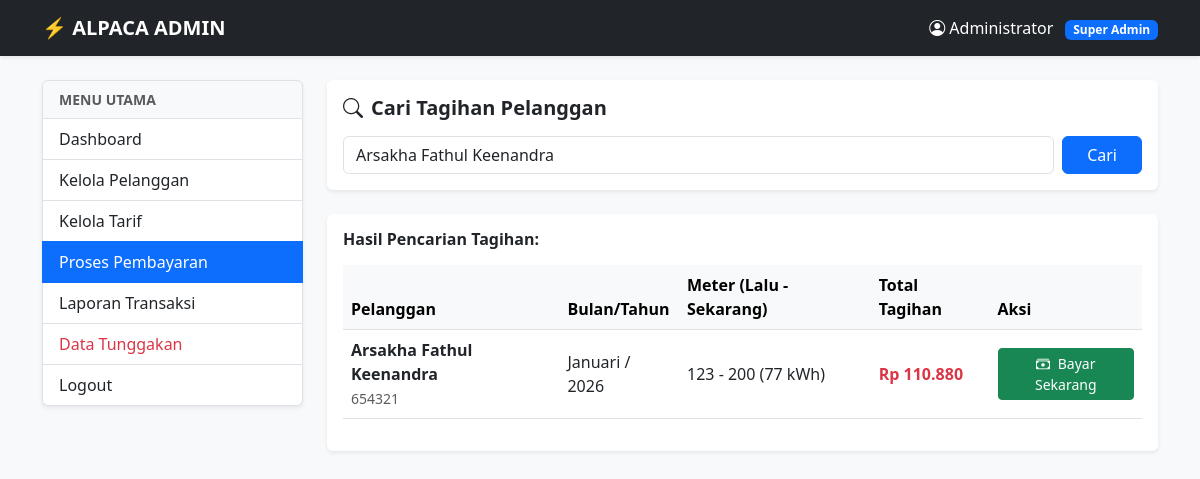
Page /admin/bayar.php?keyword=Arsakha Fathul Keenandra (signed in) on the committed database.
### tables this page shows
CREATE TABLE `tagihan` (
  `id_tagihan` int(11) NOT NULL,
  `id_penggunaan` int(11) DEFAULT NULL,
  `id_pelanggan` int(11) DEFAULT NULL,
  `bulan` varchar(20) DEFAULT NULL,
  `tahun` varchar(4) DEFAULT NULL,
  `jumlah_meter` int(11) DEFAULT NULL,
  `status` varchar(20) DEFAULT NULL
);

CREATE TABLE `pelanggan` (
  `id_pelanggan` int(11) NOT NULL,
  `username` varchar(50) DEFAULT NULL,
  `password` varchar(255) DEFAULT NULL,
  `nomor_kwh` varchar(20) DEFAULT NULL,
  `nama_pelanggan` varchar(50) DEFAULT NULL,
  `alamat` text DEFAULT NULL,
  `id_tarif` int(11) DEFAULT NULL
);

CREATE TABLE `penggunaan` (
  `id_penggunaan` int(11) NOT NULL,
  `id_pelanggan` int(11) DEFAULT NULL,
  `bulan` varchar(20) DEFAULT NULL,
  `tahun` varchar(4) DEFAULT NULL,
  `meter_awal` int(11) DEFAULT NULL,
  `meter_akhir` int(11) DEFAULT NULL
);

CREATE TABLE `tarif` (
  `id_tarif` int(11) NOT NULL,
  `daya` int(11) DEFAULT NULL,
  `tarifperkwh` float DEFAULT NULL
);

### admin/bayar.php (the view, shortened to what this page needs)
<?php
include '../config.php';
$nama_admin = $_SESSION['nama_admin'];
$id_level = $_SESSION['id_level'];
?>
<!DOCTYPE html>
<html lang="id">
<head>
    <link href="https://cdn.jsdelivr.net/npm/bootstrap@5.3.0/dist/css/bootstrap.min.css" rel="stylesheet">
    <link rel="stylesheet" href="https://cdn.jsdelivr.net/npm/bootstrap-icons@1.11.1/font/bootstrap-icons.css">
</head>
<body class="bg-light">
    <nav class="navbar navbar-dark bg-dark mb-4 shadow-sm">
        <div class="container">
            <a class="navbar-brand fw-bold" href="index.php">⚡ ALPACA ADMIN</a>
            <span class="navbar-text text-white">
                <i class="bi bi-person-circle"></i> <?= $nama_admin ?>
                <span class="badge bg-primary ms-2"><?= ($id_level == 1) ? 'Super Admin' : 'Mitra' ?></span>
            </span>
        </div>
    </nav>
    <div class="container">
        <div class="row">
            <div class="col-md-3 mb-4">
                <div class="list-group shadow-sm">
                    <div class="list-group-item bg-light fw-bold text-muted small text-uppercase">Menu Utama</div>
                    <a href="index.php" class="list-group-item list-group-item-action">Dashboard</a>
                    <?php if($id_level == 1): ?>
                    <a href="pelanggan.php" class="list-group-item list-group-item-action">Kelola Pelanggan</a>
                    <a href="tarif.php" class="list-group-item list-group-item-action">Kelola Tarif</a>
                    <?php endif; ?>
                    <?php if($_SESSION['id_level'] != 3): ?>
                    <a href="bayar.php" class="list-group-item list-group-item-action active">Proses Pembayaran</a>
                    <?php endif; ?>
                    <?php if($id_level == 1): ?>
                        <a href="laporan.php" class="list-group-item list-group-item-action">Laporan Transaksi</a>
                        <a href="tunggakan.php" class="list-group-item list-group-item-action text-danger">Data Tunggakan</a>
                    <?php endif; ?>
                    <a href="../logout.php" class="list-group-item list-group-item-action" onclick="return confirm('Yakin ingin keluar?')">Logout</a>
                </div>
            </div>
            <div class="col-md-9">
                <div class="card shadow-sm border-0 mb-4">
                    <div class="card-body">
                        <h5 class="fw-bold"><i class="bi bi-search me-2"></i>Cari Tagihan Pelanggan</h5>
                        <form method="GET" class="d-flex gap-2 mt-3">
                            <input type="text" name="keyword" class="form-control" placeholder="Masukkan No. KWh atau Nama Pelanggan..." value="<?= @$_GET['keyword'] ?>" required>
                            <button type="submit" class="btn btn-primary px-4">Cari</button>
                        </form>
                    </div>
                </div>
                <?php if(isset($_GET['keyword'])): ?>
                <div class="card shadow-sm border-0">
                    <div class="card-body">
                        <h6 class="fw-bold mb-3">Hasil Pencarian Tagihan:</h6>
                        <div class="table-responsive">
                            <table class="table table-hover align-middle">
                                <thead class="table-light">
                                    <tr>
                                        <th>Pelanggan</th>
                                        <th>Bulan/Tahun</th>
                                        <th>Meter (Lalu - Sekarang)</th>
                                        <th>Total Tagihan</th>
                                        <th>Aksi</th>
                                    </tr>
                                </thead>
                                <tbody>
                                    <?php
                                    $k = $_GET['keyword'];
                                    $q = mysqli_query($koneksi, "SELECT t.*, p.nama_pelanggan, p.nomor_kwh, u.meter_awal, u.meter_akhir, tr.tarifperkwh
                                                                FROM tagihan t
                                                                JOIN pelanggan p ON t.id_pelanggan = p.id_pelanggan
                                                                JOIN penggunaan u ON t.id_penggunaan = u.id_penggunaan
                                                                JOIN tarif tr ON p.id_tarif = tr.id_tarif
                                                                WHERE (p.nama_pelanggan LIKE '%$k%' OR p.nomor_kwh LIKE '%$k%')
                                                                AND t.status = 'Belum Bayar'");
                                    if(mysqli_num_rows($q) > 0){
                                        while($r = mysqli_fetch_assoc($q)){
                                            $jumlah_bayar = $r['jumlah_meter'] * $r['tarifperkwh'];
                                            ?>
                                            <tr>
                                                <td>
                                                    <strong><?= $r['nama_pelanggan'] ?></strong><br>
                                                    <small class="text-muted"><?= $r['nomor_kwh'] ?></small>
                                                </td>
                                                <td><?= $r['bulan'] ?> / <?= $r['tahun'] ?></td>
                                                <td><?= $r['meter_awal'] ?> - <?= $r['meter_akhir'] ?> (<?= $r['jumlah_meter'] ?> kWh)</td>
                                                <td class="text-danger fw-bold">Rp <?= number_format($jumlah_bayar, 0, ',', '.') ?></td>
                                                <td>
                                                    <form method="POST">
                                                        <button type="submit" name="proses_bayar" class="btn btn-success btn-sm" onclick="return confirm('Proses pembayaran ini?')">
                                                            <i class="bi bi-cash-stack me-1"></i> Bayar Sekarang
                                                        </button>
                                                    </form>
                                                </td>
                                            </tr>
                                            <?php
                                        }
                                    } else {
                                        echo "<tr><td colspan='5' class='text-center py-4 text-muted'>Tidak ada tagihan 'Belum Bayar' untuk data tersebut.</td></tr>";
                                    }
                                    ?>
                                </tbody>
                            </table>
                        </div>
                    </div>
                </div>
                <?php endif; ?>
            </div>
        </div>
    </div>
</body>
</html>

### rows in the picture
tagihan: id_pelanggan.nama_pelanggan "Arsakha Fathul Keenandra", id_pelanggan.nomor_kwh "654321", bulan "Januari", tahun "2026", id_penggunaan.meter_awal "123", id_penggunaan.meter_akhir "200", jumlah_meter "77", jumlah_meter.tarifperkwh "110.880"

### other values in the picture
$nama_admin "Administrator"
